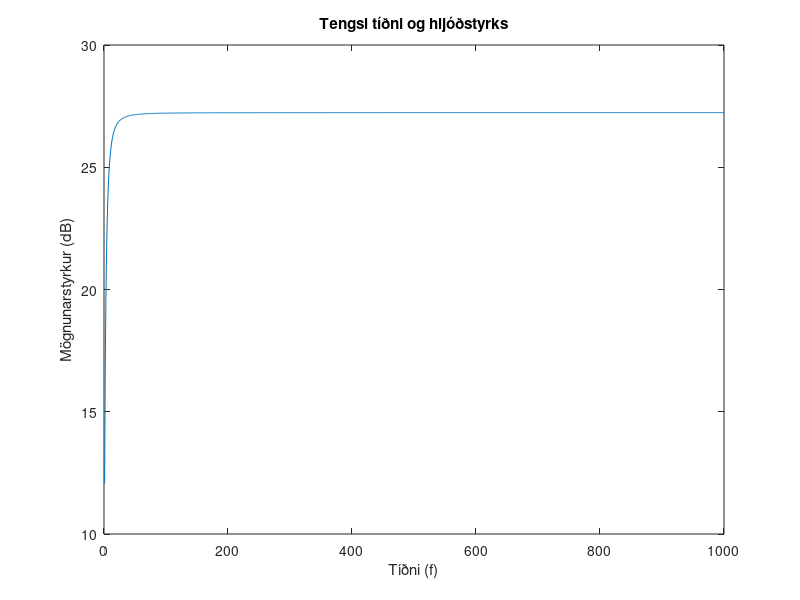

MATLAB code for this plot:
%Hér eru breyturnar init-aðar.
f= 1:1:1000;

%Freq breytt í angular velocity.
w=f*2*pi;

%Hér eru fengin dB gildi fyrir hverja tíðni.
dB = 20.*log10(1 + abs(22*10.^3./(1*10.^3+(22*10.^-6*w*i).^-1)))

%Teiknar grafið.
plot(f,dB)
xlabel('Tíðni (f)')
ylabel('Mögnunarstyrkur (dB)')
title('Tengsl tíðni og hljóðstyrks')
